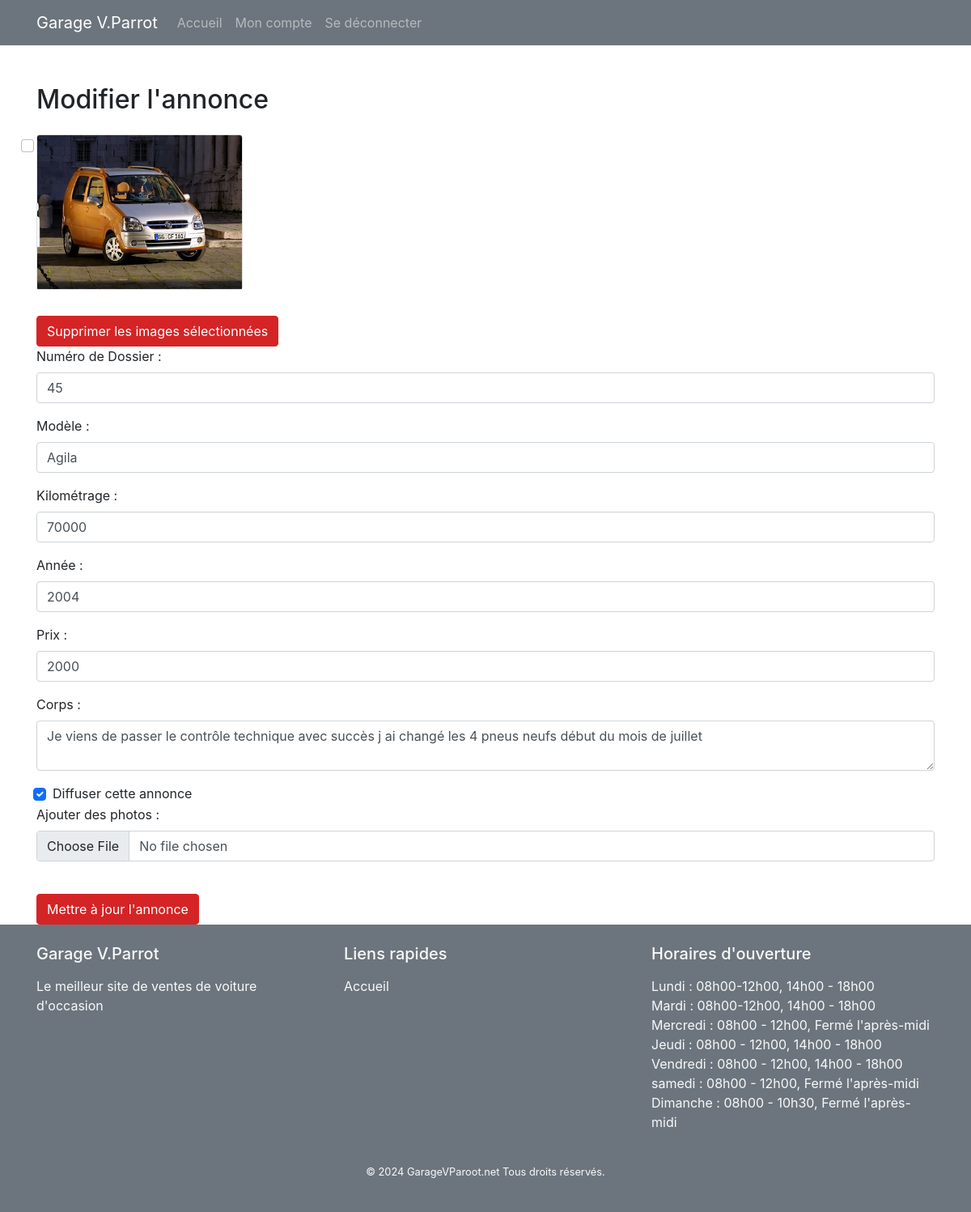
Page /index.php?page=annonce&action=modify&id=10 (signed in) on the committed database.
### tables this page shows
CREATE TABLE "images"(
   id INTEGER,
   lien TEXT,
   idAnnonce INTEGER NOT NULL, isMiseEnAvant bool,
   PRIMARY KEY(id),
   FOREIGN KEY(idAnnonce) REFERENCES "annonces"(id)
);

CREATE TABLE "annonces"(
   id INTEGER,
   prix NUMERIC(15,2)  ,
   annee NUMERIC,
   kilometrage INTEGER,
   idUser INTEGER NOT NULL, modele varchar(255), isdiffuse boolean, corps text, numDossier varchar(255),
   PRIMARY KEY(id),
   FOREIGN KEY(idUser) REFERENCES Users(idUser)
);

CREATE TABLE horaires(
        id INTEGER,
        jour TEXT ,
        heureMatin TEXT,
        heureSoir TEXT,
        PRIMARY KEY(id),
        UNIQUE(jour)
     );

### src/Views.php (called while the page is built, shortened)
<?php
class Views {
    private static $template_dir = './views/';
    private string $view;
    private string $footer;
    public function __construct($view)
    {
        $this->view = self::$template_dir.$view.'.php';
    }
    private function setFooter()
    {
        $this->footer = self::$template_dir.'template/footer.php';
    }
    public function render()
    {
        require($this->view);
        require($this->footer);
    }
}

### src/Dispatcher.php (called while the page is built, shortened)
<?php
class Dispatcher
{
    private ?string $page = null;
    public function __construct()
    {
        if (isset($_GET['page'])) {
            $this->page = $_GET['page'];
        }
    }
    public function dispatch()
    {
        if (is_null($this->page) || $this->page === 'users') {
            new Users();
        }
        elseif ($this->page === 'horaires') {
            new Horaires();
        }
        elseif ($this->page === 'formulaire') {
            new Formulaires();
        }
        elseif ($this->page === 'annonce') {
            new Annonces();
        }
    }
}

### index.php (called while the page is built, shortened)
<?php
$content=new Dispatcher();
$content->dispatch();

### src/Db.php (called while the page is built, shortened)
<?php
class Db extends PDO
{
    private static $instance = null;
    public static function getInstance()
    {
        if (is_null(self::$instance)) {
            self::$instance = new Db();
        }
        return self::$instance;
    }
    public function getAll($objet)
    {
        $space = get_class($objet);
        $table = strtolower($this->getTableName($space));
        $query = "select * from " . $table.";";
        $results = $this->query($query);
        return $results->fetchAll(PDO::FETCH_CLASS, $space);
    }
    public function getById($id, $objet)
    {
        $space = get_class($objet);
        $table = strtolower($this->getTableName($space));
        $query = "SELECT * FROM " . $table . " WHERE id = " . $id;
        $results = $this->query($query);
        $return = $results->fetchAll(PDO::FETCH_CLASS, $space);
        return $return[0];
    }
    public function getByAttribute($name, $value, $objet)
    {
        $space = get_class($objet);
        $table = strtolower($this->getTableName($space));
        $query = "select * from " . $table . " where $name='$value'";
        $results = $this->query($query);
        return $results->fetchAll(PDO::FETCH_CLASS, $space);
    }
    private function getTableName($espace)
    {
        $tab = explode('\\', $espace);
        $count = count($tab) - 1;
        return $tab[$count];
    }
}

### src/Model.php (called while the page is built, shortened)
<?php
abstract class Model
{
    public function __set($attribute, $value)
    {
        return call_user_func(array($this, 'set' . ucfirst($attribute)), $value);
    }
    public function getAll()
    {
        return Db::getInstance()->getAll($this);
    }
    public function getById($id)
    {
        return Db::getInstance()->getById($id, $this);
    }
    public function getByAttribute($name, $value)
    {
        return Db::getInstance()->getByAttribute($name, $value, $this);
    }
}

### src/Entity/Annonces.php (called while the page is built, shortened)
<?php
class Annonces extends Model
{
    private ?int $id;
    private ?int $prix;
    private ?string $annee;
    private ?int $kilometrage;
    private ?string $modele;
    private bool $isDiffuse;
    private ?string $corps;
    private ?string $numDossier;
    public function getId()
    {
        return $this->id;
    }
    public function getPrix()
    {
        return $this->prix;
    }
    public function getAnnee()
    {
        return $this->annee;
    }
    public function getKilometrage()
    {
        return $this->kilometrage;
    }
    public function getModele(){
        return $this->modele;
    }
    public function setIsDiffuse(?bool $isDiffuse): void
    {
        if ($isDiffuse === null) {
            $this->isDiffuse = false;
        }
        else {
        $this->isDiffuse = $isDiffuse;
        }
    }
    public function getCorps(): ?string
    {
        return $this->corps;
    }
    public function getNumDossier(): ?string
    {
        return $this->numDossier;
    }
    public function isDiffuse(): bool
    {
        return $this->isDiffuse;
    }
    public function getImagesbyIdAnnonce($idAnnonce)
    {
        $images = new Images();
        $images = $images->getByAttribute("idAnnonce", $idAnnonce);
        return $images;
    }
}

### src/Entity/Images.php (called while the page is built, shortened)
<?php
class Images extends Model
{
    private int $id;
    private ?string $lien;
    public function getId(): ?int
    {
        return $this->id;
    }
    public function getLien(): ?string
    {
        return $this->lien;
    }
}

### src/Entity/Horaires.php (called while the page is built, shortened)
<?php
class Horaires extends Model
{
    private ?string $jour;
    private ?string $heureMatin;
    private ?string $heureSoir;
    public function getJour()
    {
        return $this->jour;
    }
    public function getHeureMatin()
    {
        return $this->heureMatin;
    }
    public function getHeureSoir()
    {
        return $this->heureSoir;
    }
}

### views/annonces/modify.php (the view, shortened to what this page needs)
<body>
<div class="container mt-5">
    <h2 class="mb-4">Modifier l'annonce <?php $annonce->getNumDossier()?></h2>
    <form method="POST" action="../../index.php?page=annonce&action=deleteImages&id=<?php echo $annonce->getId()?>">
        <div class="row">
            <?php foreach ($images as $image) { ?>
                <div class="col-md-3">
                    <div class="card mb-3">
                        <input id="<?php echo $image->getId(); ?>" type="checkbox" name="supprime[]" value="<?php echo $image->getId(); ?>" class="form-check-input"/>
                        <img src="<?php echo htmlspecialchars($image->getLien()); ?>" class="card-img-top" alt="Image <?php echo htmlspecialchars($annonce->getModele()); ?>">
                    </div>
                </div>
            <?php } ?>
        </div>
        <?php if (isset($images) && $images !== []) { ?>
        <button type="submit" class="btn btn-primary mt-3">Supprimer les images sélectionnées</button>
        <?php } ?>
    </form>
    <form method="POST" id="formAnnonce<?php $annonce->getId() ?>" enctype="multipart/form-data" action="../../index.php?page=annonce&action=update&id=<?php echo $annonce->getId() ?>" >
        <div class="form-group">
            <label for="numDossier">Numéro de Dossier :</label>
            <input type="text" class="form-control" id="numDossier" name="numDossier" value="<?php echo htmlspecialchars($annonce->getNumDossier()); ?>" required>
        </div>
        <div class="form-group">
            <label for="modele">Modèle :</label>
            <input type="text" class="form-control" id="modele" name="modele" value="<?php echo htmlspecialchars($annonce->getModele()); ?>" required>
        </div>
        <div class="form-group">
            <label for="kilometrage">Kilométrage :</label>
            <input type="number" class="form-control" id="kilometrage" name="kilometrage" value="<?php echo htmlspecialchars($annonce->getKilometrage()); ?>" required>
        </div>
        <div class="form-group">
            <label for="annee">Année :</label>
            <input type="text" class="form-control" id="annee" name="annee" value="<?php echo htmlspecialchars($annonce->getAnnee()); ?>" required>
        </div>
        <div class="form-group">
            <label for="prix">Prix :</label>
            <input type="number" class="form-control" id="prix" name="prix" value="<?php echo htmlspecialchars($annonce->getPrix()); ?>" required>
        </div>
        <div class="form-group">
            <label for="corps">Corps :</label>
            <textarea class="form-control" id="corps" name="corps" ><?php echo htmlspecialchars($annonce->getCorps()); ?></textarea>
        </div>
        <div class="form-check">
            <input type="checkbox" class="form-check-input" id="isDiffuse" name="isDiffuse" <?php echo $annonce->isDiffuse() ? 'checked' : ''; ?>
            <label class="form-check-label" for="isDiffuse">Diffuser cette annonce</label>
        </div>
      <div class="form-group">
      <label for="photo">Ajouter des photos :</label>
              <input name="photo1" type="file" class="form-control photo" id="photo1" accept="image/png, image/jpeg" onchange="addFormPhoto(); previewImage();">
          </div>
        <button type="submit" class="btn btn-primary mt-3">Mettre à jour l'annonce</button>
    </form>
</div>
</body>

### views/template/footer.php (shortened to what this page needs)
<footer class="bg-secondary text-light py-4 fixed-navbar-bottom">
  <div class="container">
    <div class="row">
      <div class="col-md-4">
        <h5 class="mb-3">Garage V.Parrot</h5>
        <p>Le meilleur site de ventes de voiture d'occasion</p>
      </div>
      <div class="col-md-4">
        <h5 class="mb-3">Liens rapides</h5>
        <ul class="list-unstyled">
          <li><a class="text-light" href="index.php?page=annonce&action=accueil">Accueil</a></li>
        </ul>
      </div>
      <div class="col-md-4">
        <h5 class="mb-3">Horaires d'ouverture</h5>
        <ul class="list-unstyled">
          <?php
          $horaire = new Horaires();
          $horaires = $horaire->getAll();
          foreach ($horaires as $key) {
            echo '<li class="text-light">' . $key->getJour() . ' : ' . $key->getHeureMatin() . ', ' . $key->getHeureSoir() . '</li>';
          }
          ?>
        </ul>
      </div>
    </div>
    <div class="row mt-4">
      <div class="col text-center">
        <p class="small">&copy; 2024 GarageVParoot.net Tous droits réservés.</p>
      </div>
    </div>
  </div>
</footer>
</body>
</html>

### assets/css/addAnnonce.css (style rules this page uses)
.btn-primary { background-color: rgb(212 36 38); border-color: rgb(212 36 38); }

### rows in the picture
images: lien+idAnnonce (picture)
annonces: numDossier "45", modele "Agila", kilometrage "70000", annee "2004", prix "2000", corps "Je viens de passer le contrôle technique avec succès j ai changé les 4 pneus neufs début du mois de juillet", isdiffuse "☑"
horaires: jour "Lundi", heureMatin "08h00-12h00", heureSoir "14h00 - 18h00"
horaires: jour "Mardi", heureMatin "08h00-12h00", heureSoir "14h00 - 18h00"
horaires: jour "Mercredi", heureMatin "08h00 - 12h00", heureSoir "Fermé l'après-midi"
horaires: jour "Jeudi", heureMatin "08h00 - 12h00", heureSoir "14h00 - 18h00"
horaires: jour "Vendredi", heureMatin "08h00 - 12h00", heureSoir "14h00 - 18h00"
horaires: jour "samedi", heureMatin "08h00 - 12h00", heureSoir "Fermé l'après-midi"
horaires: jour "Dimanche", heureMatin "08h00 - 10h30", heureSoir "Fermé l'après-midi"
